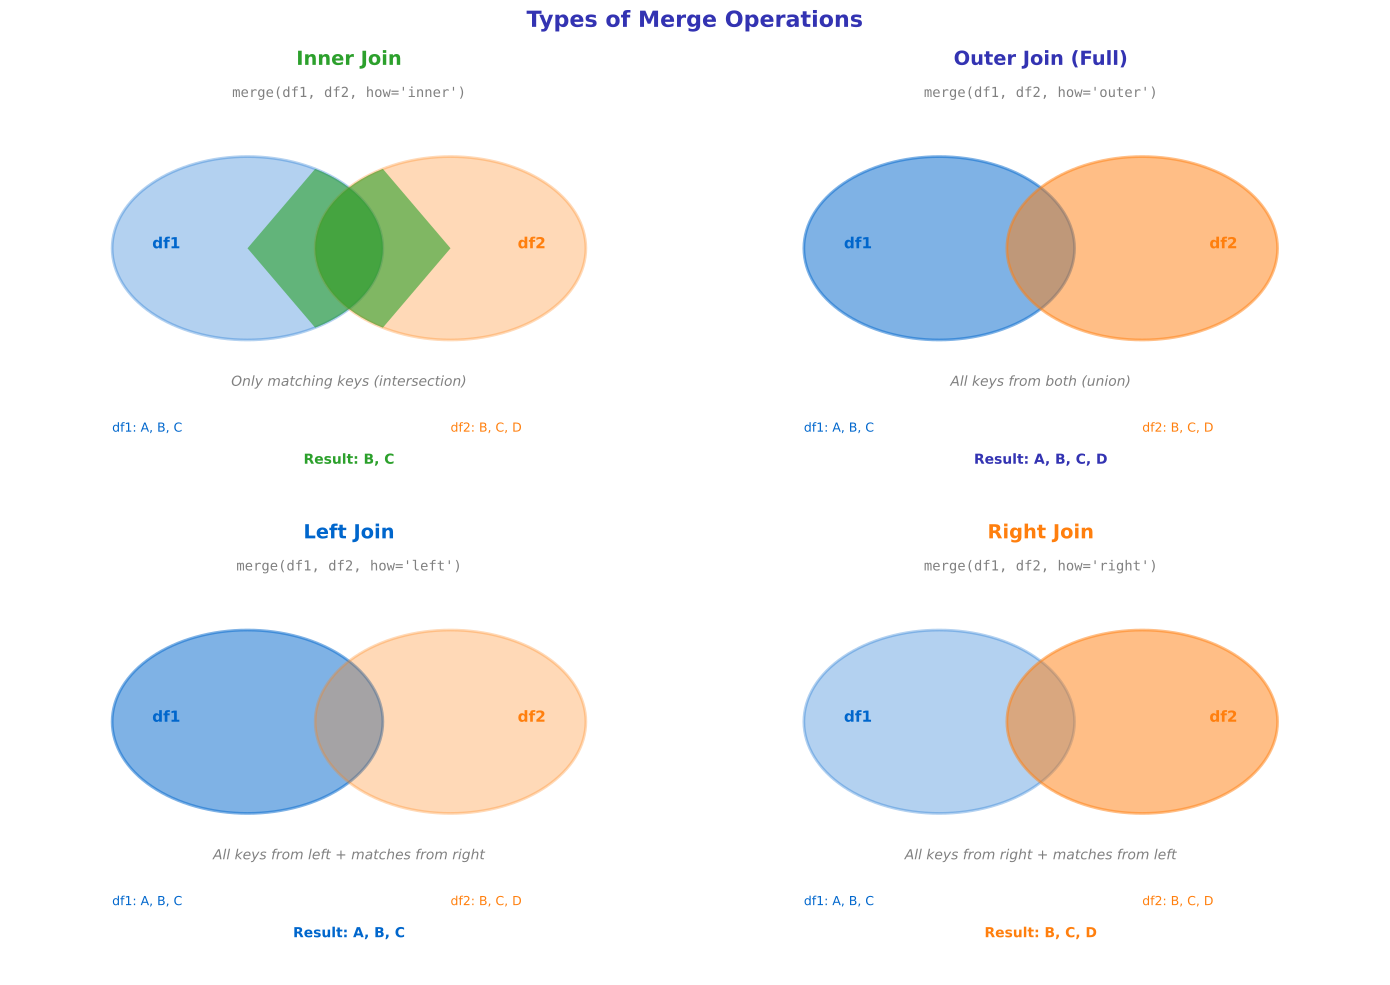

Reproduce this figure in Python.
"""Merge Types - Inner, Outer, Left, Right joins"""
import matplotlib.pyplot as plt
import matplotlib.patches as patches
from matplotlib.patches import FancyBboxPatch, Circle
import numpy as np
from pathlib import Path

# Standard matplotlib configuration
plt.rcParams.update({
    'font.size': 10,
    'axes.labelsize': 10,
    'axes.titlesize': 11,
    'xtick.labelsize': 9,
    'ytick.labelsize': 9,
    'legend.fontsize': 9,
    'figure.figsize': (10, 6),
    'figure.dpi': 150
})

# Course colors
MLPURPLE = '#3333B2'
MLLAVENDER = '#ADADE0'
MLBLUE = '#0066CC'
MLORANGE = '#FF7F0E'
MLGREEN = '#2CA02C'
MLRED = '#D62728'

fig, axes = plt.subplots(2, 2, figsize=(14, 10))

merge_types = [
    {'ax': axes[0, 0], 'type': 'inner', 'title': 'Inner Join', 'color': MLGREEN,
     'desc': 'Only matching keys (intersection)', 'highlight': 'center'},
    {'ax': axes[0, 1], 'type': 'outer', 'title': 'Outer Join (Full)', 'color': MLPURPLE,
     'desc': 'All keys from both (union)', 'highlight': 'all'},
    {'ax': axes[1, 0], 'type': 'left', 'title': 'Left Join', 'color': MLBLUE,
     'desc': 'All keys from left + matches from right', 'highlight': 'left'},
    {'ax': axes[1, 1], 'type': 'right', 'title': 'Right Join', 'color': MLORANGE,
     'desc': 'All keys from right + matches from left', 'highlight': 'right'},
]

for item in merge_types:
    ax = item['ax']
    ax.set_xlim(0, 10)
    ax.set_ylim(0, 10)
    ax.axis('off')

    ax.text(5, 9.5, item['title'], ha='center', fontsize=14,
            fontweight='bold', color=item['color'])
    ax.text(5, 8.8, f"merge(df1, df2, how='{item['type']}')", ha='center',
            fontsize=10, family='monospace', color='gray')

    # Venn diagram circles
    # Left circle (df1)
    left_circle = Circle((3.5, 5.5), 2, facecolor=MLBLUE, alpha=0.3, edgecolor=MLBLUE, linewidth=2)
    ax.add_patch(left_circle)
    ax.text(2.3, 5.5, 'df1', ha='center', fontsize=11, fontweight='bold', color=MLBLUE)

    # Right circle (df2)
    right_circle = Circle((6.5, 5.5), 2, facecolor=MLORANGE, alpha=0.3, edgecolor=MLORANGE, linewidth=2)
    ax.add_patch(right_circle)
    ax.text(7.7, 5.5, 'df2', ha='center', fontsize=11, fontweight='bold', color=MLORANGE)

    # Highlight based on join type
    if item['highlight'] == 'center':
        # Intersection
        from matplotlib.patches import Wedge
        wedge1 = Wedge((3.5, 5.5), 2, -60, 60, facecolor=item['color'], alpha=0.6, edgecolor='none')
        wedge2 = Wedge((6.5, 5.5), 2, 120, 240, facecolor=item['color'], alpha=0.6, edgecolor='none')
        ax.add_patch(wedge1)
        ax.add_patch(wedge2)
    elif item['highlight'] == 'all':
        # Union - highlight both circles more
        left_circle.set_alpha(0.5)
        right_circle.set_alpha(0.5)
    elif item['highlight'] == 'left':
        left_circle.set_facecolor(item['color'])
        left_circle.set_alpha(0.5)
    elif item['highlight'] == 'right':
        right_circle.set_facecolor(item['color'])
        right_circle.set_alpha(0.5)

    # Description
    ax.text(5, 2.5, item['desc'], ha='center', fontsize=10, style='italic', color='gray')

    # Sample data
    ax.text(1.5, 1.5, 'df1: A, B, C', fontsize=9, color=MLBLUE)
    ax.text(6.5, 1.5, 'df2: B, C, D', fontsize=9, color=MLORANGE)

    # Result indicator
    if item['type'] == 'inner':
        result = 'Result: B, C'
    elif item['type'] == 'outer':
        result = 'Result: A, B, C, D'
    elif item['type'] == 'left':
        result = 'Result: A, B, C'
    else:
        result = 'Result: B, C, D'

    ax.text(5, 0.8, result, ha='center', fontsize=10, fontweight='bold', color=item['color'])

fig.suptitle('Types of Merge Operations', fontsize=16, fontweight='bold', color=MLPURPLE, y=0.98)

plt.tight_layout()
plt.savefig(Path(__file__).parent / 'chart.pdf', dpi=300, bbox_inches='tight')
plt.close()
